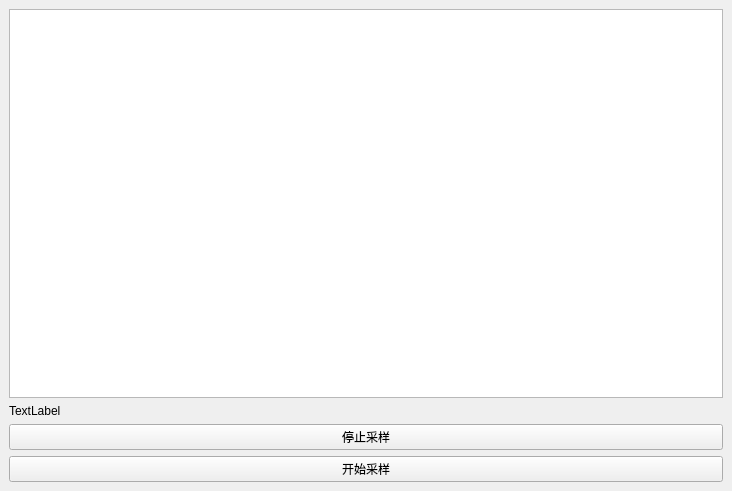
<?xml version="1.0" encoding="UTF-8"?>
<ui version="4.0">
 <class>MainWindow</class>
 <widget class="QMainWindow" name="MainWindow">
  <property name="geometry">
   <rect>
    <x>0</x>
    <y>0</y>
    <width>732</width>
    <height>491</height>
   </rect>
  </property>
  <property name="windowTitle">
   <string>MainWindow</string>
  </property>
  <widget class="QWidget" name="centralwidget">
   <layout class="QVBoxLayout" name="verticalLayout_3">
    <item>
     <layout class="QVBoxLayout" name="verticalLayout"/>
    </item>
    <item>
     <widget class="WaveView" name="graphicsView"/>
    </item>
    <item>
     <widget class="QLabel" name="label">
      <property name="text">
       <string>TextLabel</string>
      </property>
     </widget>
    </item>
    <item>
     <layout class="QVBoxLayout" name="verticalLayout_2"/>
    </item>
    <item>
     <widget class="QPushButton" name="pushButton_2">
      <property name="text">
       <string>停止采样</string>
      </property>
     </widget>
    </item>
    <item>
     <widget class="QPushButton" name="pushButton">
      <property name="text">
       <string>开始采样</string>
      </property>
     </widget>
    </item>
   </layout>
  </widget>
 </widget>
 <customwidgets>
  <customwidget>
   <class>WaveView</class>
   <extends>QGraphicsView</extends>
   <header>waveview.h</header>
  </customwidget>
 </customwidgets>
 <resources/>
 <connections/>
</ui>
